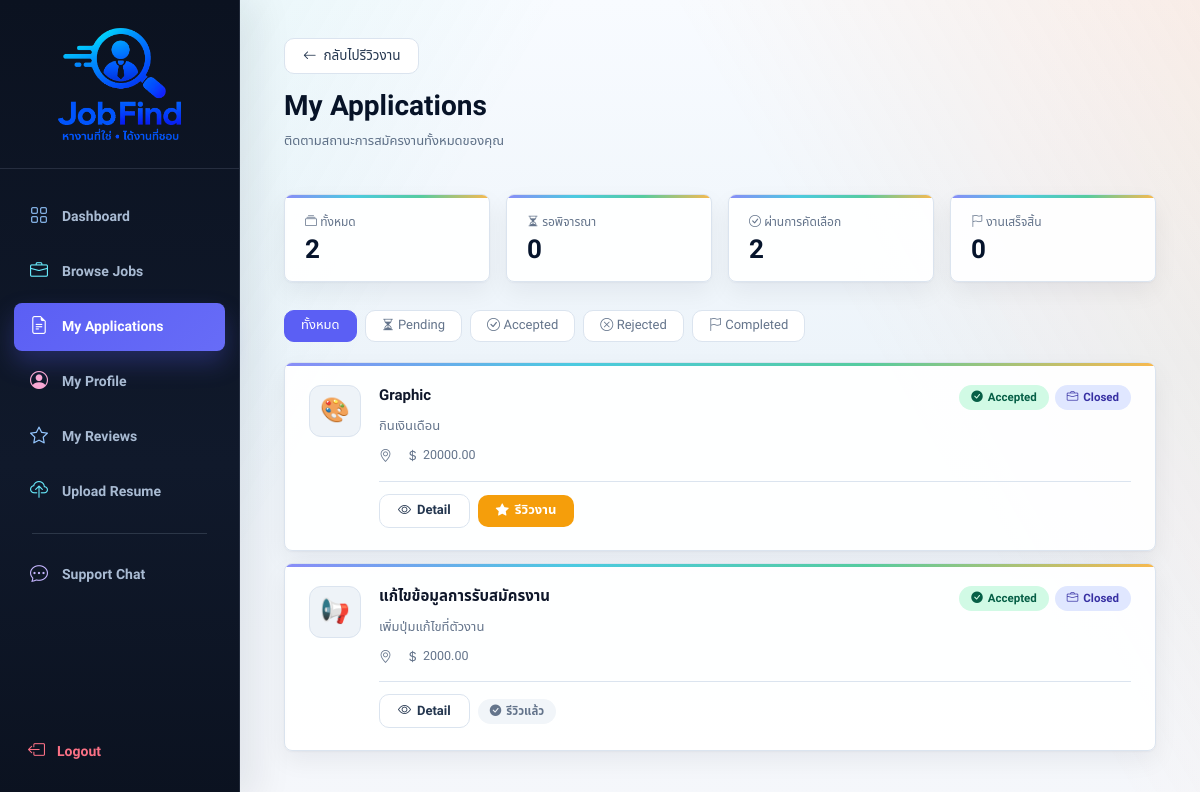
The app's page /freelancer/my_applications.php (signed in) with its own data.
### tables this page shows
CREATE TABLE `job_application` (
  `application_id` int(11) NOT NULL,
  `job_id` int(11) DEFAULT NULL,
  `freelancer_id` int(11) DEFAULT NULL,
  `apply_date` timestamp NOT NULL DEFAULT current_timestamp(),
  `status` varchar(50) DEFAULT 'pending'
);

CREATE TABLE `job` (
  `job_id` int(11) NOT NULL,
  `employer_id` int(11) NOT NULL,
  `title` varchar(255) NOT NULL,
  `description` text NOT NULL,
  `location` varchar(255) NOT NULL,
  `salary` decimal(10,2) DEFAULT 0.00,
  `latitude` double DEFAULT NULL,
  `longitude` double DEFAULT NULL,
  `deadline` datetime DEFAULT NULL,
  `status` enum('open','in_progress','completed','closed') DEFAULT 'open',
  `admin_status` enum('pending','approved','rejected') DEFAULT 'pending',
  `created_at` timestamp NOT NULL DEFAULT current_timestamp(),
  `category` varchar(100) DEFAULT NULL,
  `job_subcategory` varchar(120) DEFAULT NULL,
  `employment_type` varchar(40) DEFAULT NULL,
  `image_path` varchar(255) DEFAULT NULL,
  `updated_at` timestamp NULL DEFAULT NULL
);

### helpers/job_image_helpers.php (called while the page is built, shortened)
<?php
function get_job_images($conn, $job_id){
    $job_id = intval($job_id);
    $images = [];
    $res = mysqli_query($conn, "
        SELECT image_id, job_id, image_path, sort_order
        FROM job_images
        WHERE job_id = '$job_id'
        ORDER BY sort_order ASC, image_id ASC
    ");
    if($res){
        while($row = mysqli_fetch_assoc($res)){
            $images[] = $row;
        }
    }
    return $images;
}
function get_job_primary_image($conn, $job_id, $fallback = ''){
    $images = get_job_images($conn, $job_id);
    return trim($fallback ?? '');
}
?>

### freelancer/my_applications.php (the view, shortened to what this page needs)
<?php
require_once __DIR__ . "/../config/config.php";
require_once __DIR__ . "/../helpers/job_image_helpers.php";
$freelancer_id = $_SESSION['user_id'];
$result = mysqli_query($conn,"
    SELECT job_application.*,
           job.job_id,
           job.title,
           job.description,
           job.category,
           job.image_path,
           job.location,
           job.salary,
           job.status AS job_status,
           job.employer_id
    FROM job_application
    JOIN job ON job.job_id = job_application.job_id
    WHERE job_application.freelancer_id='$freelancer_id'
    ORDER BY job_application.application_id DESC
");
$total      = mysqli_num_rows($result);
$pending    = 0; $accepted = 0; $rejected = 0; $completed = 0;
$rows = [];
while($r = mysqli_fetch_assoc($result)) {
    $rows[] = $r;
    $s = strtolower($r['status']);
    if($s === 'pending')   $pending++;
    elseif($s === 'accepted' || $s === 'approved') $accepted++;
    elseif($s === 'rejected') $rejected++;
}
?>
<!DOCTYPE html>
<html lang="th">
<head>
<link href="https://cdn.jsdelivr.net/npm/bootstrap@5.3.0/dist/css/bootstrap.min.css" rel="stylesheet">
<link href="https://cdn.jsdelivr.net/npm/bootstrap-icons@1.11.0/font/bootstrap-icons.css" rel="stylesheet">
<link rel="stylesheet" href="../assets/css/freelancehub-theme.css">
</head>
<body>
<aside class="sidebar">
  <div class="sidebar-brand">
    <a href="../index.php" class="logo">
      <div class="logo-icon" style="width:132px!important;height:120px!important;min-width:132px!important;max-width:132px!important;max-height:120px!important;flex:0 0 120px!important;border-radius:0!important;background:transparent!important;padding:0!important;overflow:hidden!important;box-shadow:none!important;margin:0 auto!important;align-self:center!important;"><img class="brand-logo-img" src="../assets/images/jobfind-logo.png?v=13" alt="Job_Find logo" style="width:100%;height:100%;object-fit:contain;display:block;"></div>
    </a>
  </div>
  <nav class="sidebar-nav">
    <a href="dashboard.php" class="nav-item"><i class="bi bi-grid"></i> Dashboard</a>
    <a href="browse_jobs.php" class="nav-item"><i class="bi bi-briefcase"></i> Browse Jobs</a>
    <a href="my_applications.php" class="nav-item active"><i class="bi bi-file-earmark-text"></i> My Applications</a>
    <a href="profile.php" class="nav-item"><i class="bi bi-person-circle"></i> My Profile</a>
    <a href="reviews.php" class="nav-item"><i class="bi bi-star"></i> My Reviews</a>
    <a href="upload_resume.php" class="nav-item"><i class="bi bi-cloud-upload"></i> Upload Resume</a>
    <div class="nav-divider"></div>
    <a href="../support/messages.php" class="nav-item"><i class="bi bi-chat-dots"></i> Support Chat</a>
  </nav>
  <div class="sidebar-footer">
    <a href="../logout.php" class="nav-logout"><i class="bi bi-box-arrow-left"></i> Logout</a>
  </div>
</aside>
<main class="main">
  <a href="job_review.php" class="btn-back" style="display:inline-flex;align-items:center;gap:7px;background:var(--white);border:1px solid var(--border);color:var(--text);border-radius:10px;padding:9px 18px;font-size:13.5px;font-weight:500;text-decoration:none;margin-bottom:16px;transition:background .15s;">
    <i class="bi bi-arrow-left"></i> กลับไปรีวิวงาน
  </a>
  <div class="topbar">
    <div>
      <h2>My Applications</h2>
      <p>ติดตามสถานะการสมัครงานทั้งหมดของคุณ</p>
    </div>
  </div>
  <div class="stat-grid">
    <div class="stat-card s-total">
      <div class="label"><i class="bi bi-collection"></i> ทั้งหมด</div>
      <div class="value"><?php echo $total; ?></div>
    </div>
    <div class="stat-card s-pend">
      <div class="label"><i class="bi bi-hourglass-split"></i> รอพิจารณา</div>
      <div class="value"><?php echo $pending; ?></div>
    </div>
    <div class="stat-card s-ok">
      <div class="label"><i class="bi bi-check-circle"></i> ผ่านการคัดเลือก</div>
      <div class="value"><?php echo $accepted; ?></div>
    </div>
    <div class="stat-card s-done">
      <div class="label"><i class="bi bi-flag"></i> งานเสร็จสิ้น</div>
      <div class="value"><?php echo $completed; ?></div>
    </div>
  </div>
  <div class="filter-tabs">
    <button class="ftab active" data-filter="" onclick="setFilter(this)">ทั้งหมด</button>
    <button class="ftab" data-filter="pending"   onclick="setFilter(this)"><i class="bi bi-hourglass-split"></i> Pending</button>
    <button class="ftab" data-filter="accepted"  onclick="setFilter(this)"><i class="bi bi-check-circle"></i> Accepted</button>
    <button class="ftab" data-filter="rejected"  onclick="setFilter(this)"><i class="bi bi-x-circle"></i> Rejected</button>
    <button class="ftab" data-filter="completed" onclick="setFilter(this)"><i class="bi bi-flag"></i> Completed</button>
  </div>
  <?php if($total === 0): ?>
  <div class="empty-all">
    <i class="bi bi-inbox"></i>
    <p>คุณยังไม่มีการสมัครงาน<br><a href="browse_jobs.php" style="color:var(--accent);">เริ่มหางานได้เลย →</a></p>
  </div>
  <?php else: ?>
  <?php
  $categoryIcons = [
    'IT & Software' => '💻',
    'Design' => '🎨',
    'Marketing' => '📢',
    'Writing' => '✍️',
    'Finance' => '💰',
    'Education' => '🎓',
    'Other' => '📦',
  ];
  $icons = ['💼','🖥️','📐','📊','🚀','🎨','⚙️','📱','✍️','📢','🎓','💰'];
  foreach($rows as $row):
    $category = trim($row['category'] ?? '');
    $icon = $categoryIcons[$category] ?? $icons[crc32($row['title']) % count($icons)] ?? '💼';
    $job_id = $row['job_id'];
    $job_image = get_job_primary_image($conn, $job_id, $row['image_path'] ?? '');
    $app_status  = strtolower($row['status']);
    $job_status  = strtolower($row['job_status']);
    $badgeClass = match($app_status) {
      'pending'           => 'bp-pending',
      'accepted','approved' => 'bp-accepted',
      'rejected'          => 'bp-rejected',
      default             => 'bp-other',
    };
    $badgeIcon = match($app_status) {
      'pending'           => 'bi-hourglass-split',
      'accepted','approved' => 'bi-check-circle-fill',
      'rejected'          => 'bi-x-circle-fill',
      default             => 'bi-circle',
    };
    $jobBadgeClass = ($job_status === 'completed') ? 'bp-completed' : (($job_status === 'closed') ? 'bp-completed' : 'bp-other');
    $filterVal = ($app_status === 'accepted' || $app_status === 'approved') ? 'accepted' : $app_status;
  ?>
  <div class="app-card" data-filter="<?php echo htmlspecialchars($filterVal); ?>">
    <div class="app-icon <?php echo $job_image !== '' ? 'has-image' : ''; ?>">
      <?php if($job_image !== ''): ?>
        <img src="<?php echo job_image_src($job_image); ?>" alt="<?php echo htmlspecialchars($row['title']); ?>">
      <?php else: ?>
        <?php echo $icon; ?>
      <?php endif; ?>
    </div>
    <div class="app-body">
      <div style="display:flex;align-items:flex-start;justify-content:space-between;gap:10px;flex-wrap:wrap;">
        <div class="app-title"><?php echo htmlspecialchars($row['title']); ?></div>
        <div style="display:flex;gap:6px;flex-wrap:wrap;align-items:center;">
          <span class="badge-pill <?php echo $badgeClass; ?>">
            <i class="bi <?php echo $badgeIcon; ?>"></i>
            <?php echo htmlspecialchars(ucfirst($row['status'])); ?>
          </span>
          <span class="badge-pill <?php echo $jobBadgeClass; ?>">
            <i class="bi bi-briefcase"></i>
            <?php echo htmlspecialchars(ucfirst($row['job_status'])); ?>
          </span>
        </div>
      </div>
      <p class="app-desc"><?php echo htmlspecialchars($row['description']); ?></p>
      <div class="app-meta">
        <span><i class="bi bi-geo-alt"></i><?php echo htmlspecialchars($row['location']); ?></span>
        <span><i class="bi bi-currency-dollar"></i><?php echo htmlspecialchars($row['salary']); ?></span>
      </div>
      <?php
      $can_review = ($app_status === 'accepted' || $app_status === 'approved' || $job_status === 'completed');
      $check_review = mysqli_query($conn,"
          SELECT * FROM employer_review
          WHERE job_id='$job_id'
          AND freelancer_id='$freelancer_id'
      ");
      $already_reviewed = mysqli_num_rows($check_review) > 0;
      ?>
      <div class="app-actions">
        <a href="view_job.php?job_id=<?php echo (int)$job_id; ?>&return_url=<?php echo urlencode('my_applications.php'); ?>" class="btn-detail">
          <i class="bi bi-eye"></i> Detail
        </a>
        <?php if($can_review): ?>
        <?php if(!$already_reviewed): ?>
        <a href="job_review.php?job_id=<?php echo (int)$job_id; ?>" class="btn-rate">
          <i class="bi bi-star-fill"></i> รีวิวงาน
        </a>
        <?php else: ?>
        <span class="badge-pill bp-reviewed">
          <i class="bi bi-check-circle-fill"></i> รีวิวแล้ว
        </span>
        <?php endif; ?>
        <?php endif; ?>
      </div>
    </div>
  </div>
  <?php endforeach; ?>
  <?php endif; ?>
</main>
</body>
</html>

### records on screen
job_application: job.category "🎨", job.title "Graphic", status "Accepted", job.status "Closed", job.description "กินเงินเดือน", job.salary "20000.00"
job_application: job.title "📢", job.title "แก้ไขข้อมูลการรับสมัครงาน", status "Accepted", job.status "Closed", job.description "เพิ่มปุ่มแก้ไขที่ตัวงาน", job.salary "2000.00", shows "รีวิวแล้ว"

### other values on screen
$total "2"
$pending "0"
$accepted "2"
$completed "0"
